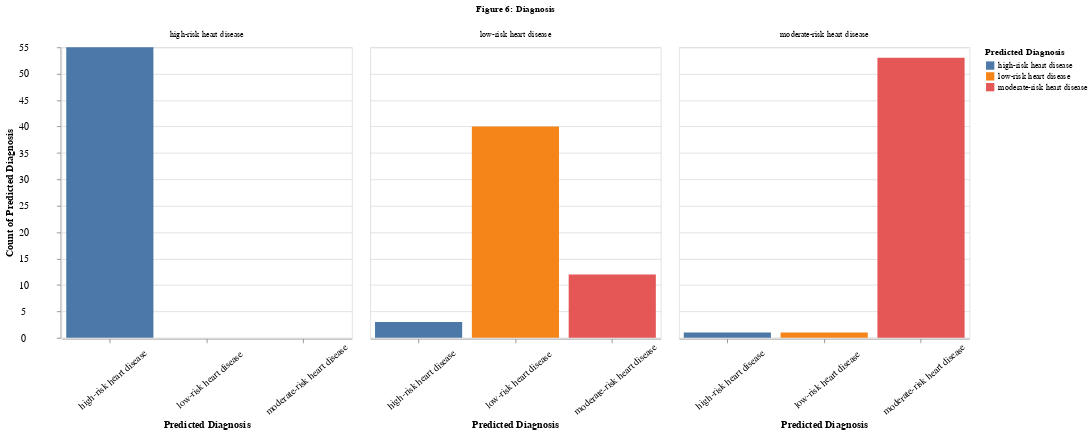

The notebook cell this image was saved under:
### Markdown cell above
## Visualization of Analysis

Here, the visualization depicts the results of this classification analysis: the predictions made by the classifier for each label of heart disease risk diagnosis are described in bar plots to easily compare the results. The first plot (Figure 6) shows the distributions of predictions correct and incorrect predicted instances and visualizes recall. The second plot (Figure 7) captures the amount of diagnosis and the associated amount of correct prediction, visualizing precision.

### Code cell
predictions_hist = alt.Chart(heart_predictions).mark_bar().encode(
    x = alt.X('predicted').title('Predicted Diagnosis'),
    y = alt.Y('count()').title('Count of Predicted Diagnosis'),
    column = alt.Column('diagnosis').title('Figure 6: Diagnosis'),
    color = alt.Color('predicted').title('Predicted Diagnosis'),
).properties(
    height = 350,
    width = 350,
).configure_axisX(labelAngle = -40, titleFontSize = 12).configure_axis(titleFontSize = 12, labelFontSize = 12, labelAlign = 'center', labelPadding = 40)

predictions_hist

### Figure 1 — Vega-Lite specification as saved in the notebook (floating-point values rounded to 4 significant figures; data arrays with more than 128 entries replaced by an {"elided": "..."} marker saying what was removed)
{"config": {"view": {"continuousWidth": 300, "continuousHeight": 300}, "axis": {"labelAlign": "center", "labelFontSize": 12, "labelPadding": 40, "titleFontSize": 12}, "axisX": {"labelAngle": -40, "titleFontSize": 12}}, "data": {"name": "data-39ad7e6563e1f49e390272e0f3b0bdd5"}, "mark": {"type": "bar"}, "encoding": {"color": {"field": "predicted", "title": "Predicted Diagnosis", "type": "nominal"}, "column": {"field": "diagnosis", "title": "Figure 6: Diagnosis", "type": "nominal"}, "x": {"field": "predicted", "title": "Predicted Diagnosis", "type": "nominal"}, "y": {"aggregate": "count", "title": "Count of Predicted Diagnosis", "type": "quantitative"}}, "height": 350, "width": 350, "$schema": "https://vega.github.io/schema/vega-lite/v5.16.3.json", "datasets": {"data-39ad7e6563e1f49e390272e0f3b0bdd5": {"elided": "165 records"}}}
